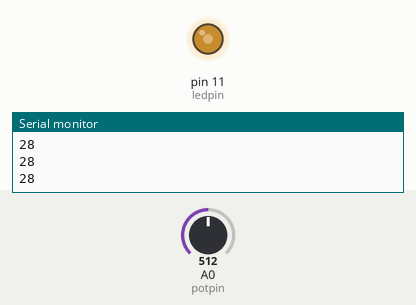
Simulated run of this sketch. Board: Arduino Uno, built with avr-gcc and run on an emulated ATmega328P. On the bench: output pins drawn as LEDs (lit = HIGH), the last lines printed to the serial monitor. The inputs (shaded band) are chosen by the test bench; at power-on: A0 (potpin) = 512.

Above: at 1.2 s.
1.3 s: A0 (potpin) set to 306
At 2.5 s:
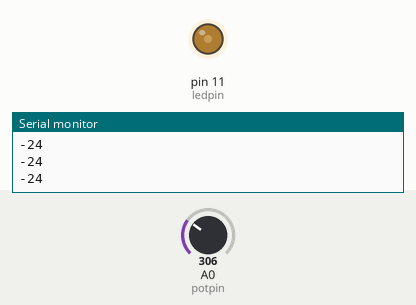
2.8 s: A0 (potpin) set to 122
At 4.0 s:
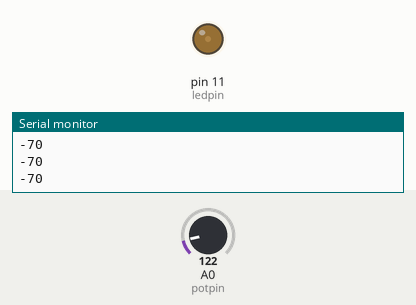
4.3 s: A0 (potpin) set to 900
At 5.1 s:
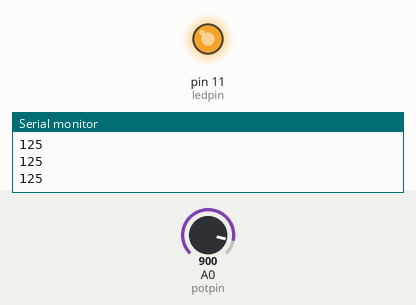
Timing chart, 0 to 7.3 s (numbered marks = the images above; inputs shaded):
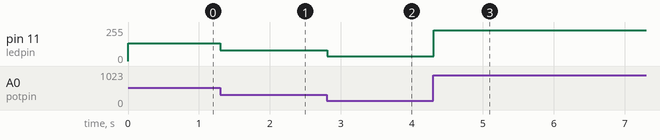

Measured:
- after the input at 1.3 s, pin 11 (ledpin): 133/255 → 81/255 at once
- after the input at 2.8 s, pin 11 (ledpin): 81/255 → 35/255 at once
- after the input at 4.3 s, pin 11 (ledpin): 35/255 → 230/255 at once

The sketch:

sketch_jul16b.ino
```cpp
int potpin=0;//Define the analog interface 0 connect the photosensitive resistance
int ledpin=11;//Define digital interface 11 output PWM adjust LED brightness
int val=0;//Defined variable val

  void setup()  {
    pinMode(ledpin,OUTPUT);//Define digital interface 11 for output
    Serial.begin(9600);//Set the baud rate to 9600
}

void loop()
{
  val = analogRead(potpin);//Read the sensor's analog values and assign to val
  Serial.println(val/4-100);//Display Val variable value
  analogWrite(ledpin,val/4-1-250);// Turn on the LED and set the brightness (the maximum value of the PWM output is 255)
  delay(10);//Delay 0.01 seconds
}
```
